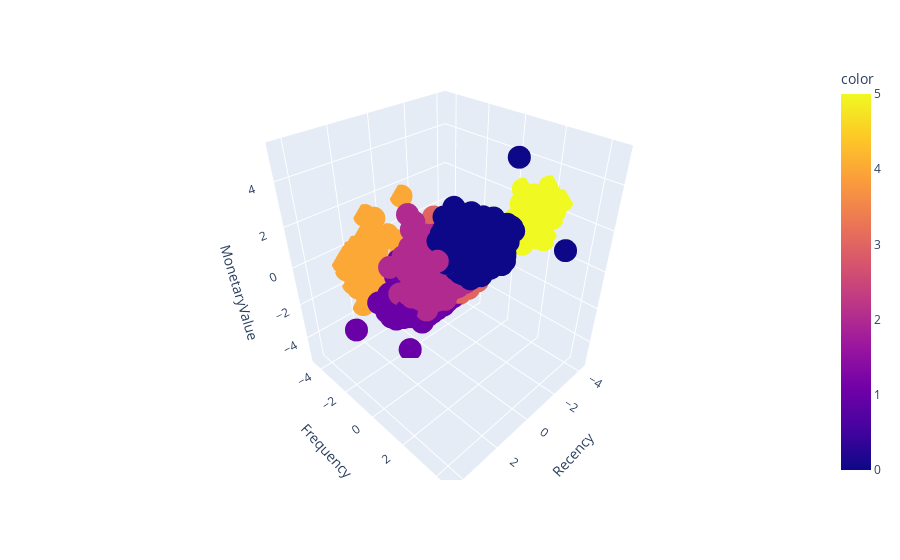

Here is the notebook cell this chart was saved with:
### Code cell
#Plot for Visualisation of Clusters with K =6
import plotly.express as px
px.scatter_3d(NormCustomerData, x='Recency', y='Frequency', z='MonetaryValue', color=labels,)

### Figure 1 — Plotly figure (JSON) as saved in the notebook; plotly's stock layout.template omitted (floating-point values rounded to 4 significant figures; data arrays with more than 128 entries replaced by an {"elided": "..."} marker saying what was removed)
{"data": [{"hovertemplate": "Recency=%{x}<br>Frequency=%{y}<br>MonetaryValue=%{z}<br>color=%{marker.color}<extra></extra>", "legendgroup": "", "marker": {"color": {"elided": "4218 int values"}, "coloraxis": "coloraxis", "symbol": "circle"}, "mode": "markers", "name": "", "scene": "scene", "showlegend": false, "type": "scatter3d", "x": {"elided": "4218 float values"}, "y": {"elided": "4218 float values"}, "z": {"elided": "4218 float values"}}], "layout": {"coloraxis": {"colorbar": {"title": {"text": "color"}}, "colorscale": [[0, "#0d0887"], [0.1111, "#46039f"], [0.2222, "#7201a8"], [0.3333, "#9c179e"], [0.4444, "#bd3786"], [0.5556, "#d8576b"], [0.6667, "#ed7953"], [0.7778, "#fb9f3a"], [0.8889, "#fdca26"], [1, "#f0f921"]]}, "legend": {"tracegroupgap": 0}, "margin": {"t": 60}, "scene": {"domain": {"x": [0, 1], "y": [0, 1]}, "xaxis": {"title": {"text": "Recency"}}, "yaxis": {"title": {"text": "Frequency"}}, "zaxis": {"title": {"text": "MonetaryValue"}}}}}
